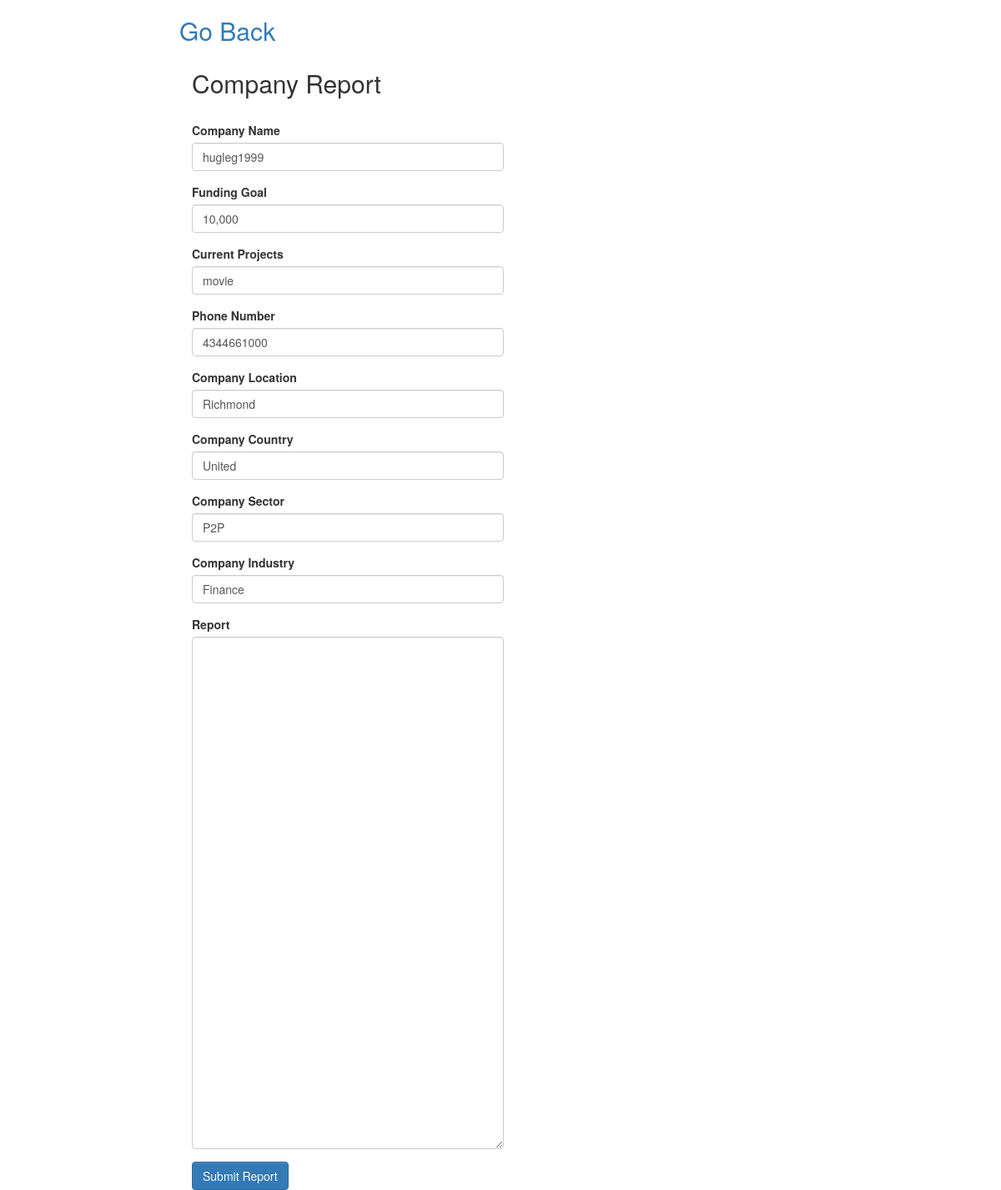
The app's page /catalog/viewallreport/3/ (signed in), older data.
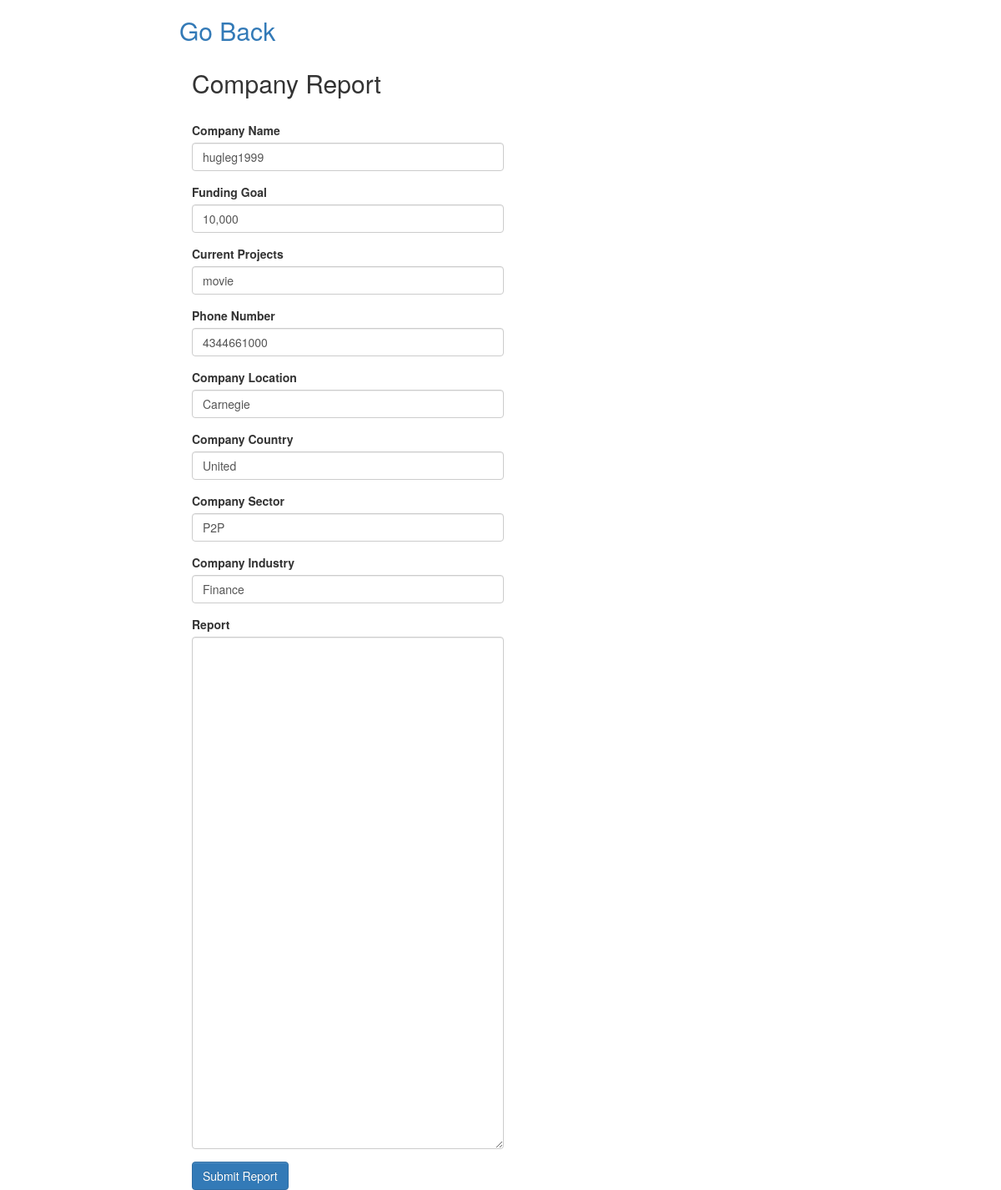
The same page, newer data.
### catalog/models.py (models this page shows)
class Report(models.Model):
    report_no = models.AutoField(primary_key=True)
    current_projects = models.CharField(default= "No current Projects",max_length= 1000, help_text="Projects")
    company = models.CharField(max_length=30, help_text="Company name")
    funding_goal = models.CharField(max_length=20, help_text="Funding goal", default="10,000")
    phone = models.CharField(max_length=20, help_text="Company phone number")
    location = models.CharField(max_length=20, help_text="Company location")
    country = models.CharField(max_length=30,help_text="Company country")
    sector = models.CharField(max_length=30, help_text="Company sector")
    industry = models.CharField(max_length=30, help_text="Company industry")
    description=models.CharField(default="No description yet",max_length=3000,help_text="Project description")
    timestamp = models.DateTimeField(default = timezone.now)
    is_private = models.BooleanField(default = False)
    files = models.ForeignKey(file, null=True, blank=True)
    is_favorite=models.BooleanField(default=False)
    favorite_count=models.IntegerField(default=0)
    average_rate=models.FloatField(default=0)

### catalog/views.py (the view)
# urls.py: url(r'^viewreport/(?P<pk>[0-9]+)/$', views.edit_report, name='viewreport'),
@login_required(login_url = 'login')
def edit_report(request, pk):
    r = Report.objects.get(pk=pk)
    return render(request, 'edit_report.html', {'report':r})

### catalog/templates/edit_report.html (shortened to what this page needs)
{% extends "base_generic.html" %}
{% block content %}
<h2><a href={% url 'gohome' %}>Go Back</a></h2>
<div>
    <form action="{% url 'finish_edit' report.pk %}" method="post" enctype="multipart/form-data" class="col-lg-5" id="edit_report">
    <h2>Company Report</h2><br>
          <div class="form-group">
            <label class="form-control-label" for="company_name">Company Name</label>
            <input class="form-control" type="text" id="company_name"  name="company" value={{report.company}}>
          </div>
          <div class="form-group">
            <label class="form-control-label" for="company_name">Funding Goal</label>
            <input class="form-control" type="text" id="funding_goal"  name="funding_goal" value={{report.funding_goal}}>
          </div>
          <div class="form-group">
            <label class="form-control-label" for="company_name">Current Projects</label>
            <input class="form-control" type="text" id="current_projects"  name="current_projects" value={{report.current_projects}}>
          </div>
          <div class="form-group">
            <label class="form-control-label" for="company_name">Phone Number</label>
            <input class="form-control" type="text" id="phone"  name="phone" value={{report.phone}}>
          </div>
          <div class="form-group">
            <label class="form-control-label" for="company_name">Company Location</label>
            <input class="form-control" type="text" id="location"  name="location" value={{report.location}}>
          </div>
          <div class="form-group">
            <label class="form-control-label" for="company_name">Company Country</label>
            <input class="form-control" type="text" id="country"  name="country" value={{report.country}}>
          </div>
          <div class="form-group">
            <label class="form-control-label" for="company_name">Company Sector</label>
            <input class="form-control" type="text" id="funding_goal"  name="sector" value={{report.sector}}>
          </div>
          <div class="form-group">
            <label class="form-control-label" for="company_name">Company Industry</label>
            <input class="form-control" type="text" id="funding_goal"  name="industry" value={{report.industry}}>
          </div>
          <div class="form-group">
          <label>Report</label>
            <textarea class="form-control" rows="30" name="description" id="description" value={{report.description}}></textarea>
          </div>
          <button type="submit" class="btn btn-primary hh-btn">Submit Report</button>
      </form>
</div>
{% endblock %}

Row changes from the older to the newer data that the page shows:
changed Report "hugleg1999": country (not shown) → "United"; sector (not shown) → "P2P"; location "Richmond" → (not shown)
Text that changed along with them:
form field location: (not shown) → "Carnegie"
form field country: "United" → (not shown)
form field sector: "P2P" → (not shown)
